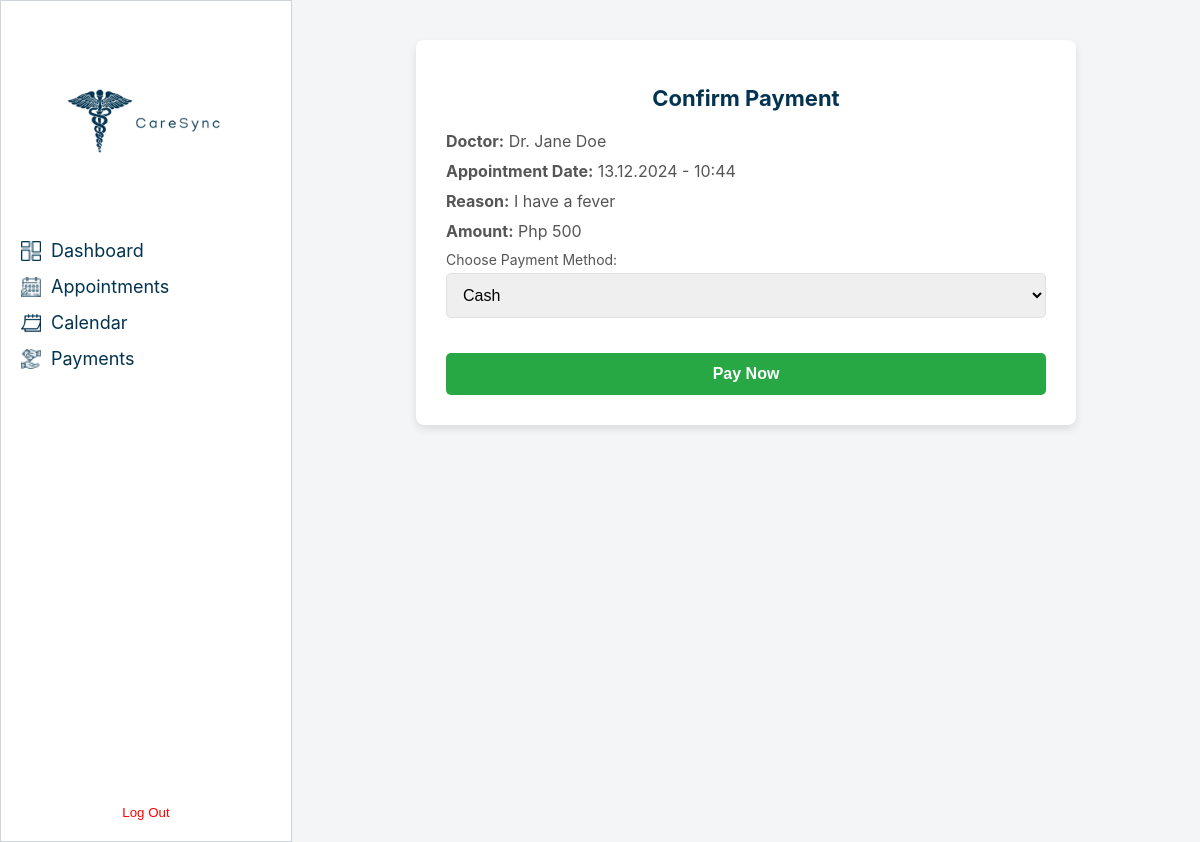
The app's page /pay/4/ (signed in) with its own data.
### appointments/models.py (models this page shows, shortened)
class Appointment(models.Model):
    STATUS_CHOICES = [
        ('pending', 'Pending'),
        ('upcoming', 'Upcoming'),
        ('past', 'Past'),
    ]
    id = models.AutoField(primary_key=True)
    doctor = models.ForeignKey(
        'admin_dashboard.Doctor',
        on_delete=models.CASCADE,
        related_name='appointments'
    )
    patient = models.ForeignKey(settings.AUTH_USER_MODEL, on_delete=models.CASCADE, related_name='appointments')
    appointment_date = models.DateTimeField()
    reason = models.TextField()
    status = models.CharField(
        max_length=10,
        choices=STATUS_CHOICES,
        default='pending',
    )
    payment_method = models.CharField(
        max_length=50,
        choices=[
            ('none', 'None'),
            ('cash', 'Cash'),
            ('credit_card', 'Credit Card'),
        ],
        default='none',
    )
    created_at = models.DateTimeField(auto_now_add=True)
    updated_at = models.DateTimeField(auto_now=True)
    class Meta:
        indexes = [
            models.Index(fields=["appointment_date"]),
            models.Index(fields=["status"]),
            models.Index(fields=["doctor", "patient"]),
        ]

### admin_dashboard/models.py (models this page shows, shortened)
class Doctor(models.Model):
    doctor_id = models.AutoField(primary_key=True)
    name = models.CharField(max_length=255)
    specialty = models.CharField(max_length=255)
    department = models.ForeignKey(Department, on_delete=models.CASCADE)
    picture = models.ImageField(upload_to='doctors', blank=True, null=True)

### appointments/views.py (the view, shortened to what this page needs)
# urls.py: path('pay/<int:appointment_id>/', views.pay_appointment, name='pay_appointment'),
@login_required
def pay_appointment(request, appointment_id):
    appointment = get_object_or_404(Appointment, id=appointment_id, patient=request.user)
    credit_cards = CreditCard.objects.filter(user=request.user)  # Define credit_cards
    payment_amount = 500  # Fixed payment amount
    if appointment.status != 'pending':
        messages.error(request, "This appointment has already been paid or is no longer pending.")
        return redirect('appointments:appointment_history')
    return render(request, 'appointments/pay.html', {
        'appointment': appointment,
        'credit_cards': credit_cards,
        'payment_amount': payment_amount,  # Pass payment amount to the template
    })

### appointments/models.py (called while the page is built)
    @property
    def masked_card_number(self):
        return '**** **** **** ' + self.card_number[-4:]

### appointments/templates/appointments/pay.html (shortened to what this page needs)
<!DOCTYPE html>
<html lang="en">
<head>
    {% load static %}
</head>
<body style="display: flex; margin: 0; padding: 0; height: 100vh;">
    <div style="width: 250px; background-color: white; padding: 20px; display: flex; flex-direction: column; justify-content: space-between; border: 1px solid #CED4DA; height: 100vh;">
        <div style="text-align: center;">
            <img src="{% static 'img/gallery/logo.png' %}" alt="CareSync Logo" style="width: 200px; height: auto;">
        </div>
        <ul style="list-style: none; padding: 0; margin: 0;">
            <li style="margin: 15px 0; display: flex; align-items: center;">
                <img src="{% static 'img/gallery/dashboard.png' %}" alt="Dashboard Icon" style="width: 20px; height: 20px; margin-right: 10px;">
                <a href="{% url 'dashboard' %}" style="text-decoration: none; color: #023350; font-size: 18px;">Dashboard</a>
            </li>
            <li style="margin: 15px 0; display: flex; align-items: center;">
                <img src="{% static 'img/gallery/appointment-icon.png' %}" alt="Appointments Icon" style="width: 20px; height: 20px; margin-right: 10px;">
                <a href="{% url 'appointments:appointment_history' %}" style="text-decoration: none; color: #023350; font-size: 18px;">Appointments</a>
            </li>
            <li style="margin: 15px 0; display: flex; align-items: center;">
                <img src="{% static 'img/gallery/calendar-icon.png' %}" alt="Calendar Icon" style="width: 20px; height: 20px; margin-right: 10px;">
                <a href="{% url 'appointments:calendar' %}" style="text-decoration: none; color: #023350; font-size: 18px;">Calendar</a>
            </li>
            <li style="margin: 15px 0; display: flex; align-items: center;">
                <img src="{% static 'img/gallery/payment-method.png' %}" alt="Payments Icon" style="width: 20px; height: 20px; margin-right: 10px;">
                <a href="{% url 'appointments:credit_card' %}" style="text-decoration: none; color: #023350; font-size: 18px;">Payments</a>
            </li>
        </ul>
        <div style="text-align: center; margin-top: auto;">
            <form method="POST" action="{% url 'logout' %}">
                <button type="submit" style="color: red; background: none; border: none; cursor: pointer;">Log Out</button>
            </form>
        </div>
    </div>
        <div class="content">
            <div class="payment-container">
                <h1>Confirm Payment</h1>
                <div class="payment-details">
                    <p><strong>Doctor:</strong> {{ appointment.doctor.name }}</p>
                    <p><strong>Appointment Date:</strong> {{ appointment.appointment_date|date:"d.m.Y - H:i" }}</p>
                    <p><strong>Reason:</strong> {{ appointment.reason }}</p>
                    <p><strong>Amount:</strong> Php {{ payment_amount }}</p>
                </div>
                <form method="POST">
                    <div class="form-group">
                        <label for="payment-method">Choose Payment Method:</label>
                        <select id="payment-method" name="payment_method" onchange="toggleCreditCardOptions()">
                            <option value="cash">Cash</option>
                        </select>
                    </div>
                    <button type="submit" class="btn-pay" formaction="{% url 'appointments:pay_appointment' appointment.id %}">Pay Now</button>
                </form>
            </div>
        </div>
</body>
</html>

### appointments/templates/appointments/pay.html (style rules this page uses)
body { font-family: 'Inter', sans-serif; background-color: #f4f5f7; margin: 0; padding: 0; }
.content { flex-grow: 1; padding: 40px; }
.payment-container { max-width: 600px; margin: 0 auto; padding: 30px; border-radius: 8px; background-color: #ffffff; box-shadow: 0 4px 8px rgba(0, 0, 0, 0.1); }
.payment-container h1 { font-size: 22px; color: #023350; text-align: center; margin-bottom: 20px; }
.payment-details p { margin: 10px 0; font-size: 16px; color: #555; }
.form-group { margin-bottom: 15px; }
.form-group label { display: block; font-size: 14px; color: #555; margin-bottom: 5px; }
.form-group select, .btn-pay { width: 100%; padding: 12px; font-size: 16px; border: 1px solid #e0e0e0; border-radius: 5px; outline: none; }
.btn-pay { background-color: #28a745; color: white; font-weight: bold; border: none; cursor: pointer; margin-top: 20px; }

### records on screen
Appointment: doctor.name "Dr. Jane Doe", appointment_date "13.12.2024 - 10:44", reason "I have a fever"

### other values on screen
{{ payment_amount }} "500"
